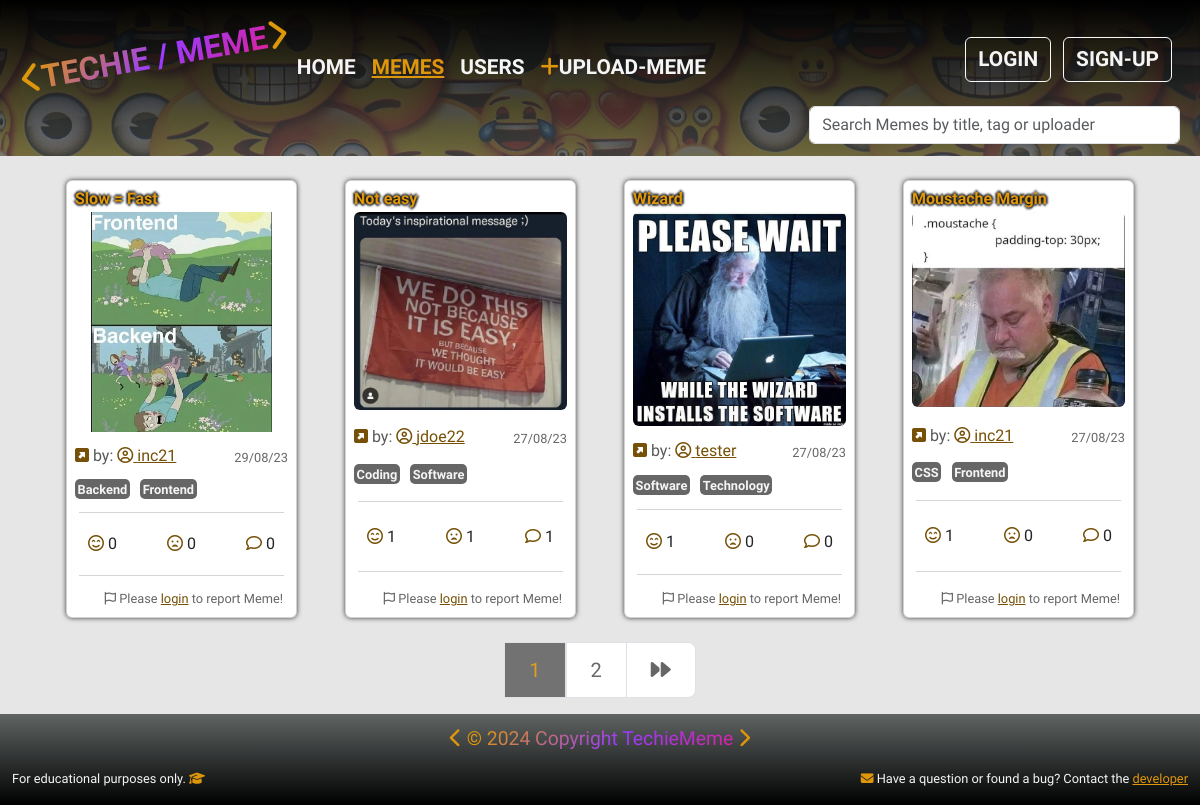
/memes/memes/, run on an earlier commit of the app's database.
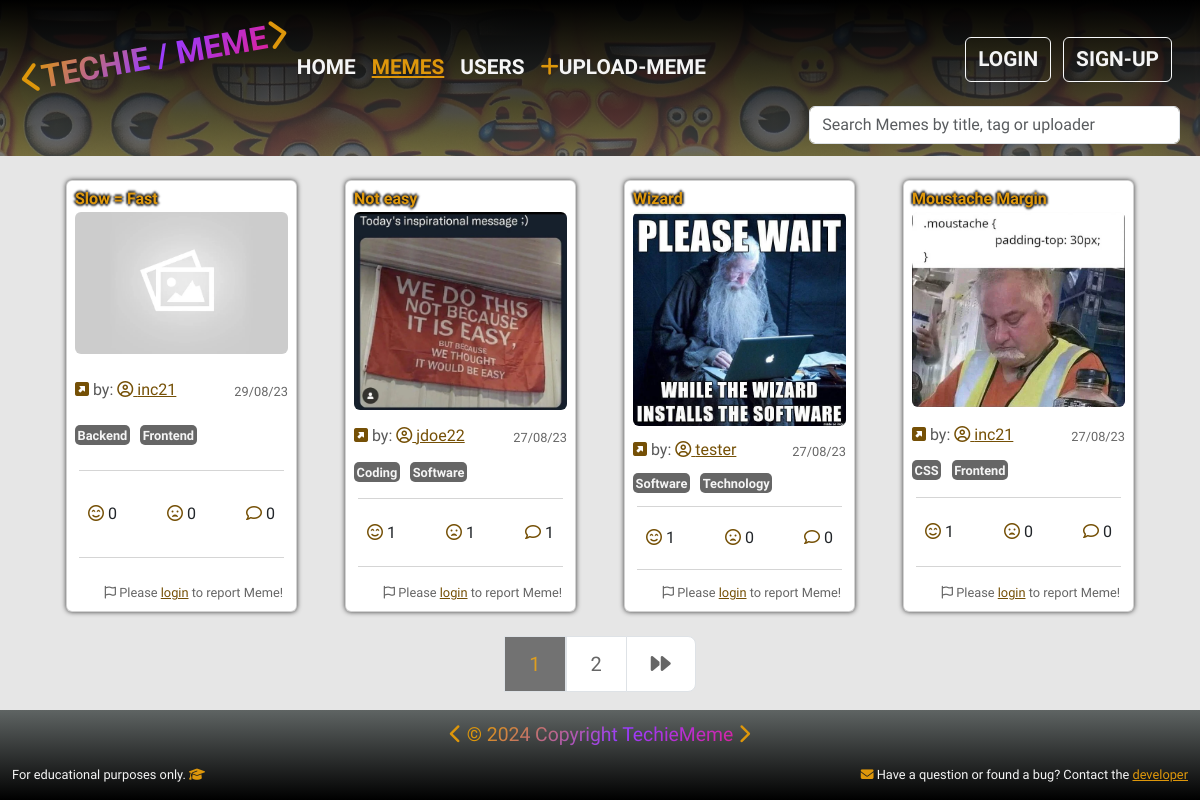
And on a later commit of the database.
### memes/models.py (models this page shows, shortened)
class Meme(models.Model):
    uploader = models.ForeignKey(
        UserProfile, on_delete=models.CASCADE, null=True, blank=True)
    title = models.CharField(max_length=100, null=True)
    meme_img = ResizedImageField(upload_to='memes/', null=True,
                                 force_format='WEBP', quality=85,
                                 blank=True, default='memes/default.webp')
    tags = models.ManyToManyField('Tag', blank=True)
    smiley_face = models.ManyToManyField(
        UserProfile, related_name='smiley_face', blank=True)
    sad_face = models.ManyToManyField(
        UserProfile, related_name='sad_face', blank=True)
    created = models.DateTimeField(auto_now_add=True)
    id = models.UUIDField(
        default=uuid.uuid4, unique=True, primary_key=True, editable=False)
    def total_smiley_face(self):
        return self.smiley_face.count()
    def total_sad_face(self):
        return self.sad_face.count()
    @property
    def meme_image_url(self):
        if self.meme_img and hasattr(self.meme_img, 'url'):
            return self.meme_img.url
        else:
            return '/static/images/memes/default.webp'
    class Meta:
        ordering = ['-created']

### users/models.py (models this page shows, shortened)
class UserProfile(models.Model):
    user = models.OneToOneField(User, on_delete=models.CASCADE, null=True,
                                blank=True)
    username = models.CharField(max_length=50, null=True, blank=True)
    first_name = models.CharField(max_length=50, null=True, blank=True)
    last_name = models.CharField(max_length=50, null=True, blank=True)
    location = models.CharField(max_length=100, null=True, blank=True)
    email = models.EmailField(max_length=100, null=True, blank=True)
    bio = models.TextField(null=True, blank=True)
    user_img = ResizedImageField(upload_to='users/', null=True,
                                 force_format='WEBP', quality=85,
                                 blank=True, default='users/default_user.webp')
    social_github = models.URLField(max_length=200, null=True, blank=True)
    social_linkedin = models.URLField(max_length=200, null=True, blank=True)
    social_facebook = models.URLField(max_length=200, null=True, blank=True)
    social_youtube = models.URLField(max_length=200, null=True, blank=True)
    social_website = models.URLField(max_length=200, null=True, blank=True)
    created = models.DateTimeField(auto_now_add=True)
    id = models.UUIDField(primary_key=True, default=uuid.uuid4, editable=False)
    def __str__(self):
        return str(self.username)

### memes/views.py (the view)
# urls.py: path('memes/', views.memes, name='memes'),
def memes(request):
    memes, search_form = searchMeme(request)
    page = request.GET.get('page')
    results = 4
    paginator = Paginator(memes, results)
    try:
        memes = paginator.page(page)
    except PageNotAnInteger:
        page = 1
        memes = paginator.page(page)
    except EmptyPage:
        page = paginator.num_pages
        memes = paginator.page(page)
    leftIndex = (int(page) - 3)
    if leftIndex < 1:
        leftIndex = 1
    rightIndex = (int(page) + 4)
    if rightIndex > paginator.num_pages:
        rightIndex = paginator.num_pages + 1
    custom_range = range(leftIndex, rightIndex)
    context = {
        "memes": memes,
        "paginator": paginator,
        "custom_range": custom_range,
        "search_form": search_form,
        }
    return render(request, "memes/memes.html", context)

### memes/models.py (called while the page is built)
    def __str__(self):
        return self.name

### memes/utils.py (called while the page is built)
def searchMeme(request):
    search_form = ''
    if request.GET.get('search_form'):
        search_form = request.GET.get('search_form')
    tags = Tag.objects.filter(name__icontains=search_form)
    usernames = UserProfile.objects.filter(username__icontains=search_form)
    memes = Meme.objects.distinct().filter(
        Q(title__icontains=search_form) |
        Q(tags__in=tags) |
        Q(uploader__in=usernames)
        )
    return memes, search_form

### memes/templates/memes/memes.html (shortened to what this page needs)
{% extends 'main.html' %}
{% load static %}
{% block content  %}
<div class="container mb-4">
	<div class="row">
		<div class="col-12 d-flex flex-wrap d-flex justify-content-around">
			{% for meme in memes %}
				<div class="col-sm-6 col-lg-4 col-xl-3 mb-4">
					<div class="card small-card m-4 h-100">
						<div class="card-body m-1 p-1 d-grid align-content-between">
							<a class="text-decoration-none gray" href="{% url 'meme' meme.id %}">
								<h6 class="card-title mb-1">{{ meme.title|truncatechars:"23" }}</h6>
								<img src="{{meme.meme_image_url}}" class="card-img rounded-2 img-small mb-1 mx-auto d-block" alt="User Meme">
							</a>
							<div class="row-col-1 d-flex justify-content-between">
								<div><i class="fa-solid fa-square-up-right yellow"></i> by: <a href="{% url 'single_user' meme.uploader.id %}" class="card-link yellow"><i class="fa-regular fa-circle-user"></i> {{ meme.uploader }}</a></div>
								<div class="report text-right mt-1">{{ meme.created|date:"d/m/y" }}</div>
							</div>
							<div class="row">
								<div class="col-12">
									{% for tag in meme.tags.all %}
										<span class="tag text-nowrap">{{tag}}</span>
									{% endfor %}
								</div>
							</div>
							<hr class="m-1">
							<div class="row">
								<a class="col-4 btn btn" href="{% url 'smiley-face' meme.id %}"><i class="fa-regular fa-face-smile-beam yellow"></i>&nbsp;{{ meme.total_smiley_face }}</a>
								<a class="col-4 btn btn" href="{% url 'sad-face' meme.id %}"><i class="fa-regular fa-face-frown-open yellow"></i>&nbsp;{{ meme.total_sad_face }}</a>
								<a class="col-4 btn btn" href="{% url 'meme' meme.id %}"><i class="fa-regular fa-comment yellow"></i>&nbsp;{{ meme.comment.all.count }}</a>
							</div>
							<hr class="m-1">
							{% if request.user.is_authenticated %}
							<div class="row-col-1 d-flex justify-content-end">
								<a role="button" class="btn report text-end p-0 pe-1" href="{% url 'report-meme' meme.id %}?next={{ request.path }}"><i class="fa-regular fa-flag"></i> Report Meme!</a>
							</div>
							{% else %}
							<div class="row-col-1 d-flex justify-content-end">
								<a role="button" class="btn report text-end p-0 pe-1" href="{% url 'account_login' %}?next={{request.path}}"><i class="fa-regular fa-flag"></i> Please <span class="active-link">login</span> to report Meme!</a>
							</div>
							{% endif %}
						</div>
					</div>
				</div>
				{% endfor %}
		</div>
	</div>
</div>
{% if memes.has_other_pages %}
<div class="contaier overflow-hidden">
	<div class="row">
		<div class="col-12 d-flex justify-content-center">
			<nav aria-label="Page navigation example">
				<ul class="pagination pagination-lg">
						{% for page in custom_range %}
						{% if page == memes.number %}
						<li><a href="?page={{page}}" class="page-link yellow-light disabled-btn">{{page}}</a></li>
						{% else %}
						<li><a href="?page={{page}}" class="page-link pagination-link">{{page}}</a></li>
						{% endif %}
						{% endfor %}
					{% if memes.has_next %}
					<li class="page-item">
						<a class="page-link pagination-link" href="?page={{memes.next_page_number}}" aria-label="Next">
							<span aria-hidden="true"><i class="fa-solid fa-forward"></i></span>
						</a>
					</li>
					{% endif %}
				</ul>
			</nav>
		</div>
	</div>
</div>
{% endif %}
{% endblock content %}

What changed in the data, as far as the page shows it:
changed Meme "Slow = Fast": meme_img: picture removed, a placeholder shows
